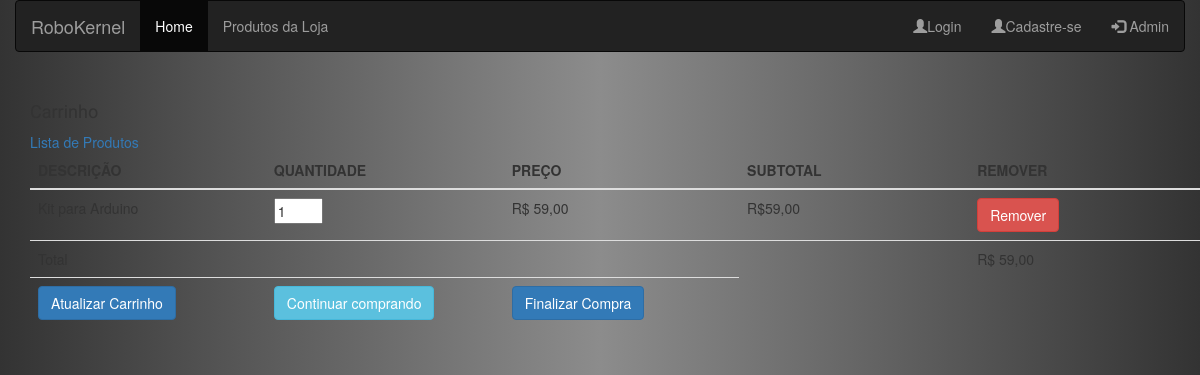
/carrinho.php?acao=add&codproduto=0, run on the app's committed database.
### tables this page shows
CREATE TABLE `produto` (
  `codproduto` int(11) NOT NULL,
  `descricao` varchar(100) NOT NULL,
  `categoria` varchar(30) NOT NULL,
  `preco` float(10,2) NOT NULL,
  `imagem` varchar(100) NOT NULL
);

### carrinho.php (the view, shortened to what this page needs)
<?php
	if(isset($_GET['acao'])){
        if($_GET['acao'] == 'add'){
            $codproduto = intval($_GET['codproduto']);
		}
		}
?>
    <?php
        include ('header.php');
        ?>
<br>
 <div class="container-fluid">
<div class="container">
    	<div class="card mt-5">
			 <div class="card-body">
	    		<h4 class="card-title">Carrinho</h4>
	    		<a href="comprar.php">Lista de Produtos</a>
	    	</div>
		</div>
	<div class="table-responsive">
	<table class="table table-strip">
		<thead>
			<tr>
				<th width="244">DESCRIÇÃO</th>
				<th width="244">QUANTIDADE</th>
				<th width="244">PREÇO</th>
				<th width="244">SUBTOTAL</th>
				<th width="244">REMOVER</th>
			</tr>
		</thead>
			<form action="?acao=up" method="post">
		<tbody>
			<?php
				if(count($_SESSION['carrinho']) == 0){
					echo('<tr><td colspan="5">Nenhum produto no carrinho</td></tr>');
				}else{
					include('conexao.php');
					$total = 0;
					foreach($_SESSION['carrinho'] as $codproduto => $qtd){
						$sql     = "SELECT * FROM produto WHERE codproduto = '$codproduto'";
						$executa = mysqli_query($conexao, $sql) or die (mysqli_error());
						$in      = mysqli_fetch_assoc($executa);
						$descricao    = $in ['descricao'];
						$preco   = number_format ($in ['preco'], 2,',','.');
						$sub     = number_format ($in ['preco'] * $qtd, 2,',','.');
						$total   += $in['preco'] * $qtd;
						echo '<tr>
								<td>'.$descricao.'</td>
								<td><input type="text" size="3" name="prod['.$codproduto.']" value="'.$qtd.'" ></td>
								<td>R$ '.$preco.'</td>
								<td>R$'.$sub.'</td>
								<td><a href="?acao=del&codproduto='.$codproduto.'" class="btn btn-danger">Remover</td>
							  </tr>' ;
					}
						$total = number_format($total, 2, ',', '.');
                echo 	'<tr>
                            <td colspan="4">Total</td>
                            <td>R$ '.$total.'</td>
                    	</tr>';
				}
			?>
		          <td ><input class="btn btn-primary"  type="submit" value="Atualizar Carrinho"/></td>
				<td ><a class="btn btn-info" href='comprar.php'>Continuar comprando</a></td>
				<td>
			<a href="login.php" class="btn btn-primary"  value="finalizar"/>Finalizar Compra</a></td>
		</tbody>
			</form>
	</table>
</div>
</div>
</div>
</body>
</html>

### css/index.css (style rules this page uses)
h1, h4, h5, p { font-family: Muli; }
body { background-image: url(./../Robokernel/img/fundo.jpg); background-color: #8c8c8c; background-image: linear-gradient(to right,#333 , #8c8c8c, #333); }
.container { padding: 0; }

### data on the page
produto: descricao "Kit para Arduino", value "1", preco "59,00"

### other printed values
$total "59,00"
